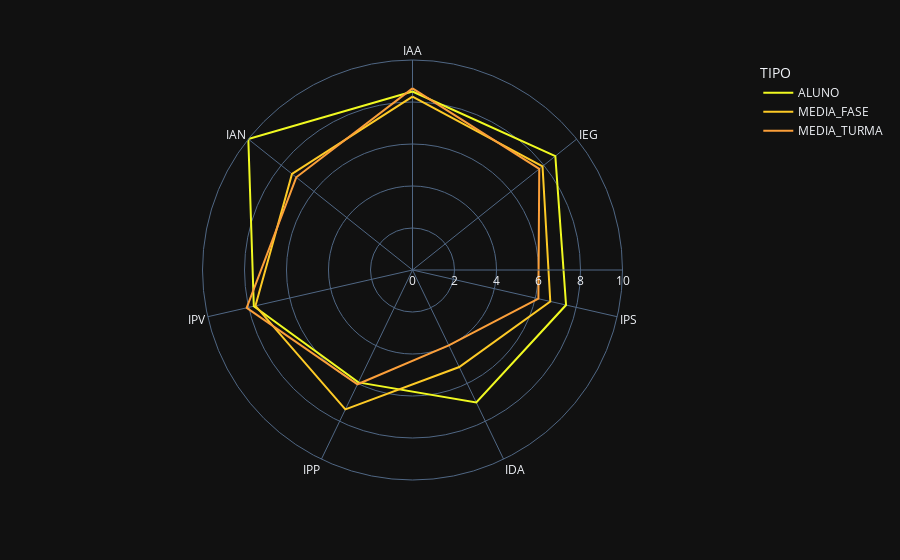

The code cell stored with this chart in its notebook:
### Code cell
fig = px.line_polar(teste1, r="NOTA", theta="INDICE", color="TIPO",
                    line_close=True, color_discrete_sequence=px.colors.sequential.Plasma_r,
                    template="plotly_dark")
fig.show()

### Figure 1 — Plotly figure (JSON) as saved in the notebook; plotly's stock layout.template omitted (floating-point values rounded to 4 significant figures)
{"data": [{"hovertemplate": "TIPO=ALUNO<br>NOTA=%{r}<br>INDICE=%{theta}<extra></extra>", "legendgroup": "ALUNO", "line": {"color": "#f0f921", "dash": "solid"}, "marker": {"symbol": "circle"}, "mode": "lines", "name": "ALUNO", "r": [8.5, 8.7, 7.5, 7, 5.94, 7.75, 10, 8.5], "showlegend": true, "subplot": "polar", "theta": ["IAA", "IEG", "IPS", "IDA", "IPP", "IPV", "IAN", "IAA"], "type": "scatterpolar"}, {"hovertemplate": "TIPO=MEDIA_FASE<br>NOTA=%{r}<br>INDICE=%{theta}<extra></extra>", "legendgroup": "MEDIA_FASE", "line": {"color": "#fdca26", "dash": "solid"}, "marker": {"symbol": "circle"}, "mode": "lines", "name": "MEDIA_FASE", "r": [8.26, 7.92, 6.73, 5.13, 7.37, 7.67, 7.34, 8.26], "showlegend": true, "subplot": "polar", "theta": ["IAA", "IEG", "IPS", "IDA", "IPP", "IPV", "IAN", "IAA"], "type": "scatterpolar"}, {"hovertemplate": "TIPO=MEDIA_TURMA<br>NOTA=%{r}<br>INDICE=%{theta}<extra></extra>", "legendgroup": "MEDIA_TURMA", "line": {"color": "#fb9f3a", "dash": "solid"}, "marker": {"symbol": "circle"}, "mode": "lines", "name": "MEDIA_TURMA", "r": [8.65, 7.72, 6.15, 3.98, 6.04, 8.1, 7.08, 8.65], "showlegend": true, "subplot": "polar", "theta": ["IAA", "IEG", "IPS", "IDA", "IPP", "IPV", "IAN", "IAA"], "type": "scatterpolar"}], "layout": {"legend": {"title": {"text": "TIPO"}, "tracegroupgap": 0}, "margin": {"t": 60}, "polar": {"angularaxis": {"direction": "clockwise", "rotation": 90}, "domain": {"x": [0, 1], "y": [0, 1]}}}}
